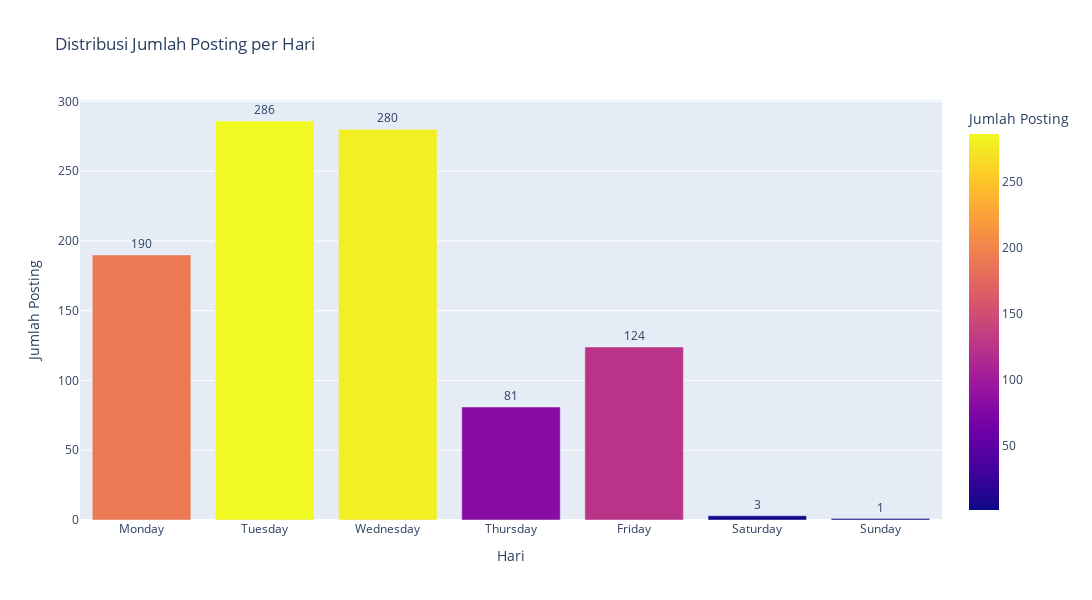

The notebook cell this image was saved under:
### Markdown cell above
#### Posting Lowongan Data Analyst

### Code cell
import plotly.express as px
import pandas as pd

# Memastikan bahwa kolom 'posted_date' berisi tipe data datetime
if pd.api.types.is_datetime64_any_dtype(df_copy['posted_date']):
    # Mendapatkan nama hari dari setiap tanggal posting
    days = df_copy['posted_date'].dt.day_name().value_counts().reset_index()
    days.columns = ['Hari', 'Jumlah Posting']

    # Mendefinisikan urutan hari dari Senin hingga Minggu
    days_order = ['Monday', 'Tuesday', 'Wednesday', 'Thursday', 'Friday', 'Saturday', 'Sunday']

    # Membuat bar plot untuk distribusi posting per hari
    fig = px.bar(days, x='Hari', y='Jumlah Posting',
                 labels={'Hari': 'Hari', 'Jumlah Posting': 'Jumlah Posting'},
                 title='Distribusi Jumlah Posting per Hari',
                 height=600, width=1100, color='Jumlah Posting',
                 category_orders={'Hari': days_order})  # Menambahkan urutan kategori

    # Menampilkan nilai di atas bar
    fig.update_traces(text=days['Jumlah Posting'], textposition='outside')

    # Menampilkan plot
    fig.show()
else:
    print("Kolom 'posted_date' tidak dapat diidentifikasi sebagai tipe data datetime.")

### Figure 1 — Plotly figure (JSON) as saved in the notebook; plotly's stock layout.template omitted (floating-point values rounded to 4 significant figures)
{"data": [{"alignmentgroup": "True", "hovertemplate": "Hari=%{x}<br>Jumlah Posting=%{marker.color}<extra></extra>", "legendgroup": "", "marker": {"color": [286, 280, 190, 124, 81, 3, 1], "coloraxis": "coloraxis", "pattern": {"shape": ""}}, "name": "", "offsetgroup": "", "orientation": "v", "showlegend": false, "text": [286, 280, 190, 124, 81, 3, 1], "textposition": "outside", "type": "bar", "x": ["Tuesday", "Wednesday", "Monday", "Friday", "Thursday", "Saturday", "Sunday"], "xaxis": "x", "y": [286, 280, 190, 124, 81, 3, 1], "yaxis": "y"}], "layout": {"barmode": "relative", "coloraxis": {"colorbar": {"title": {"text": "Jumlah Posting"}}, "colorscale": [[0, "#0d0887"], [0.1111, "#46039f"], [0.2222, "#7201a8"], [0.3333, "#9c179e"], [0.4444, "#bd3786"], [0.5556, "#d8576b"], [0.6667, "#ed7953"], [0.7778, "#fb9f3a"], [0.8889, "#fdca26"], [1, "#f0f921"]]}, "height": 600, "legend": {"tracegroupgap": 0}, "title": {"text": "Distribusi Jumlah Posting per Hari"}, "width": 1100, "xaxis": {"anchor": "y", "categoryarray": ["Monday", "Tuesday", "Wednesday", "Thursday", "Friday", "Saturday", "Sunday"], "categoryorder": "array", "domain": [0, 1], "title": {"text": "Hari"}}, "yaxis": {"anchor": "x", "domain": [0, 1], "title": {"text": "Jumlah Posting"}}}}
